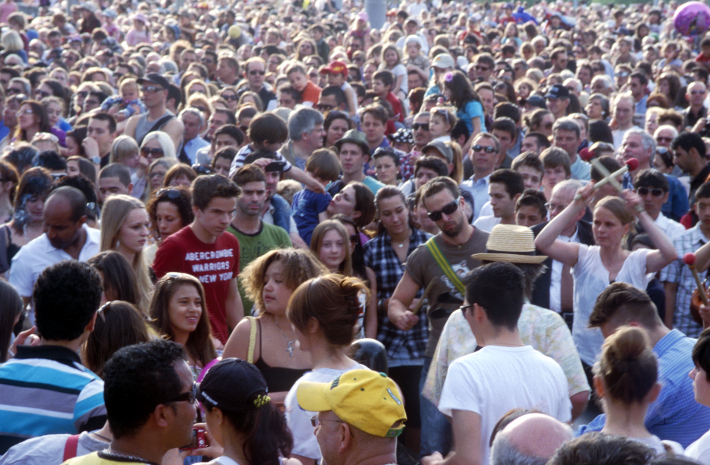
#> input picture Images/img4.jpg, 1420 x 930 px, found by its file name (shown at 1/2 size)
$ python Image.py
#> lines starting #> are read from the running program, lines starting #| are printed output that depends on the picture; after the words box and inside, x2 and y2 are one past the last pixel; in counts of white or black regions, pixels touching at a corner belong together
import numpy as np
import cv2
import sys

#This program load an image and detects any faces in it. Basically testing different face detection algotithms within openCV

# Read image from your local file system
original_image = cv2.imread('.\Images\img4.jpg')
#> original_image is the input picture: shape (930, 1420, 3); mean B, G, R 113.9, 102.7, 112.2

# Convert color image to grayscale for Viola-Jones
grayscale_image = cv2.cvtColor(original_image, cv2.COLOR_BGR2GRAY)
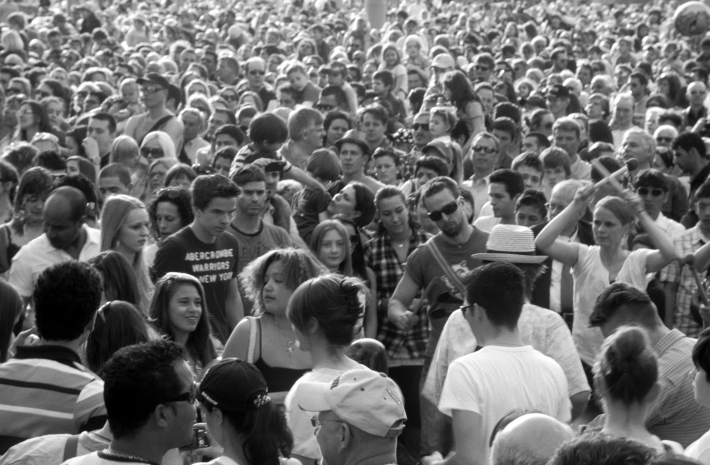
#> grayscale_image: shape (930, 1420) (shown at 1/2 size); min 0, max 255, mean 106.8

faceCascade = cv2.CascadeClassifier('.\Classifiers\haarcascade_frontalface_alt.xml')
detected_faces = faceCascade.detectMultiScale(
        grayscale_image,
        scaleFactor=1.1,
        minNeighbors=1,
        minSize=(10, 10),
        flags=cv2.CASCADE_SCALE_IMAGE
    )
#> detected_faces = 24 rows, first 6: [767, 100, 28, 28], [86, 205, 48, 48], [721, 456, 45, 45], [718, 230, 50, 50], [670, 285, 56, 56], [466, 26, 43, 43]

for (column, row, width, height) in detected_faces:
    cv2.rectangle(
        original_image,
        (column, row),
        (column + width, row + height),
        (0, 255, 0),
        2
    )
#> this loop made 24 passes
#> (column, row, width, height) on passes 1 to 12: (767, 100, 28, 28), (86, 205, 48, 48), (721, 456, 45, 45), (718, 230, 50, 50), (670, 285, 56, 56), (466, 26, 43, 43), (1298, 114, 43, 43), (491, 128, 47, 47), (654, 239, 49, 49), (741, 312, 52, 52), (291, 333, 44, 44), (296, 414, 64, 64)
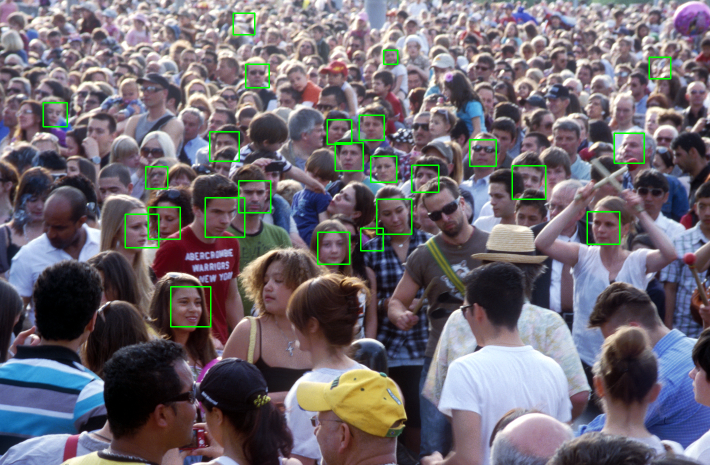
#> original_image: shape (930, 1420, 3) (shown at 1/2 size); 1.21% of pixels changed, all inside (x1, y1, x2, y2) = (85, 25, 1343, 655)


#resizing image so it fits nicely into the output window
scale_percent = 50 # percent of original size
width = int(original_image.shape[1] * scale_percent / 100)
#> width = 710
height = int(original_image.shape[0] * scale_percent / 100)
#> height = 465
dim = (width, height)
#> dim = (710, 465)
resized = cv2.resize(original_image, dim, interpolation = cv2.INTER_AREA)
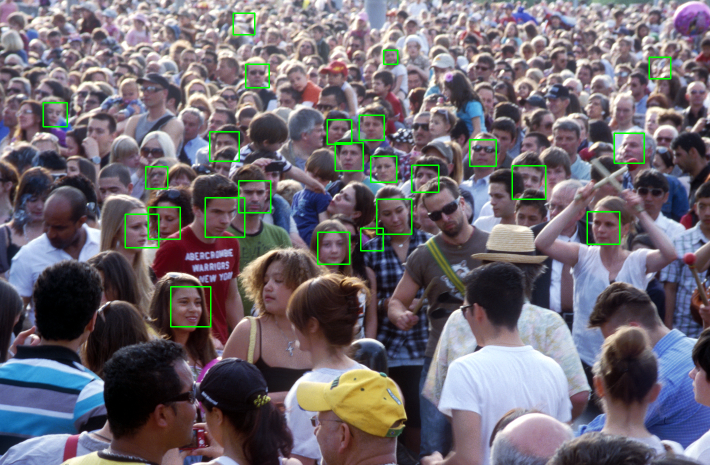
#> resized: shape (465, 710, 3); mean B, G, R 112.9, 104.8, 111.1
cv2.imshow("output", resized)
cv2.waitKey(0)
cv2.destroyAllWindows()


print('Found ' + str(len(detected_faces)) + ' faces')
#| Found 24 faces

$ run again, with Images/img3.jpg copied over Images/img4.jpg
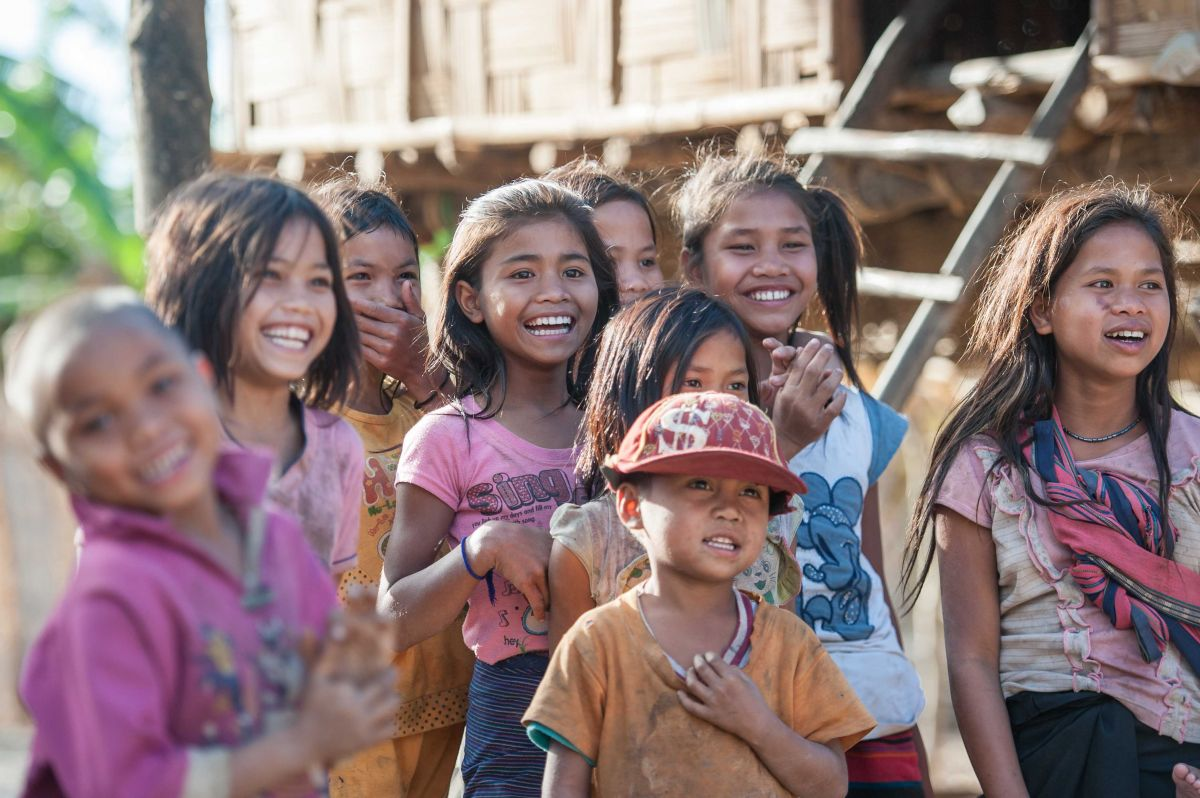
#> input picture Images/img3.jpg, 1200 x 798 px, found by its file name
#> original_image is the input picture: shape (798, 1200, 3); mean B, G, R 121, 121.2, 141
#> `grayscale_image = cv2.cvtColor(original_image, cv2.COLOR_BGR2GRAY)`:
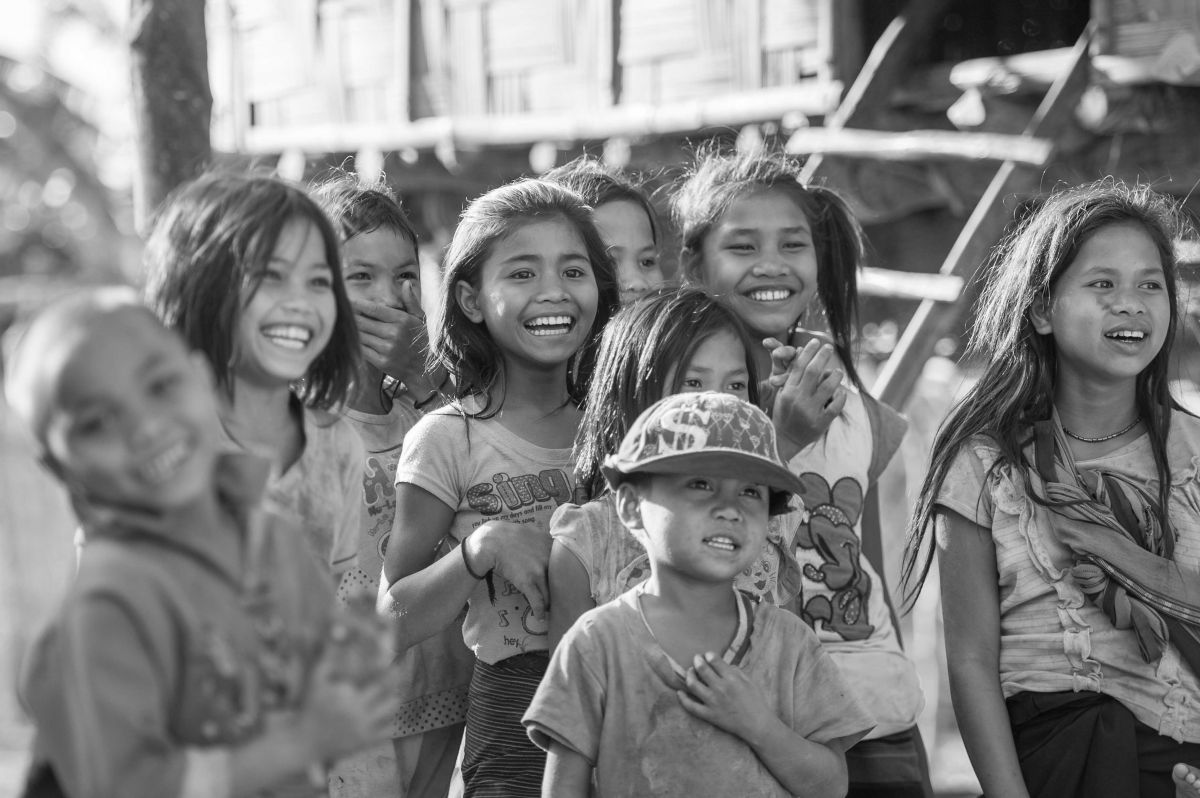
#> grayscale_image: shape (798, 1200); min 1, max 255, mean 127.1
#> detected_faces = [[707, 504, 41, 41], [235, 239, 118, 118], [708, 198, 122, 122], [582, 221, 96, 96], [485, 222, 127, 127], [324, 232, 116, 116], [1063, 240, 122, 122], [659, 339, 111, 111]]
#> the loop `for (column, row, width, height) in detected_faces:` made 8 passes
#> after the loop `for (column, row, width, height) in detected_faces:`:
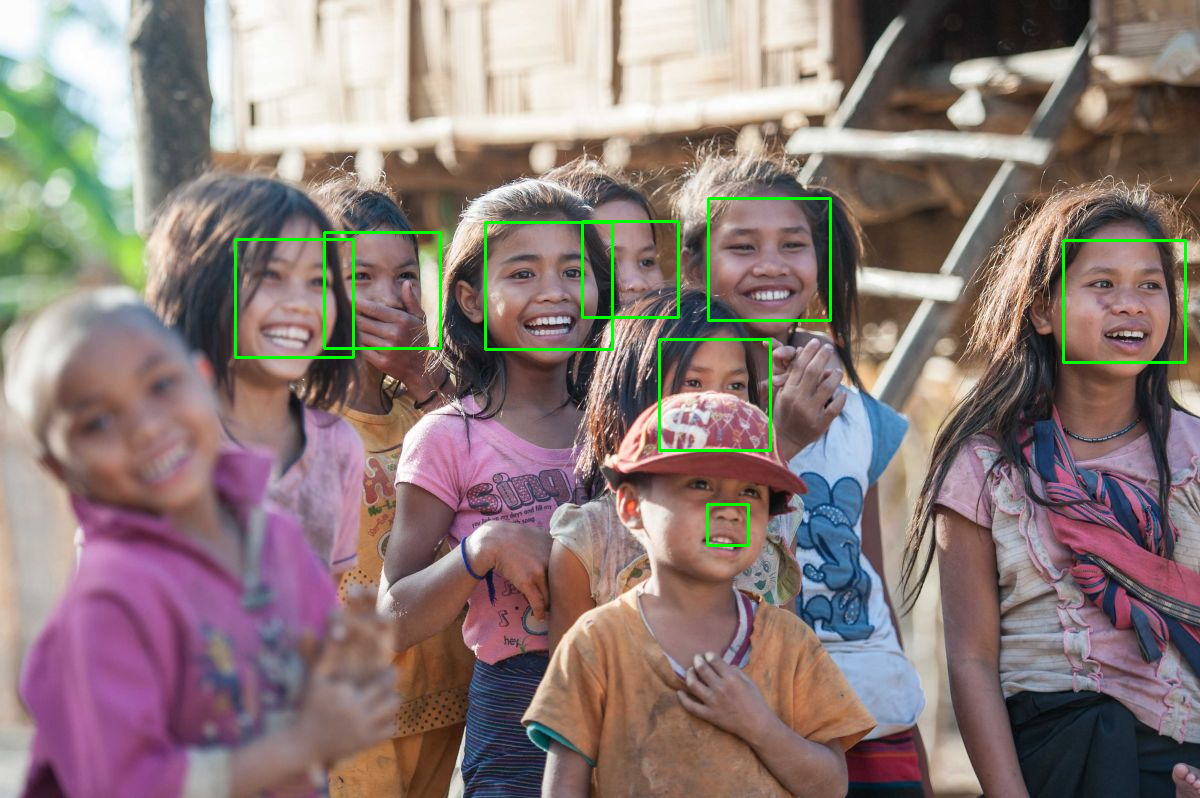
#> original_image: shape (798, 1200, 3); 1.06% of pixels changed, all inside (x1, y1, x2, y2) = (234, 197, 1187, 547)
#| Found 8 faces

$ run again, with Images/img2.png saved as Images/img4.jpg
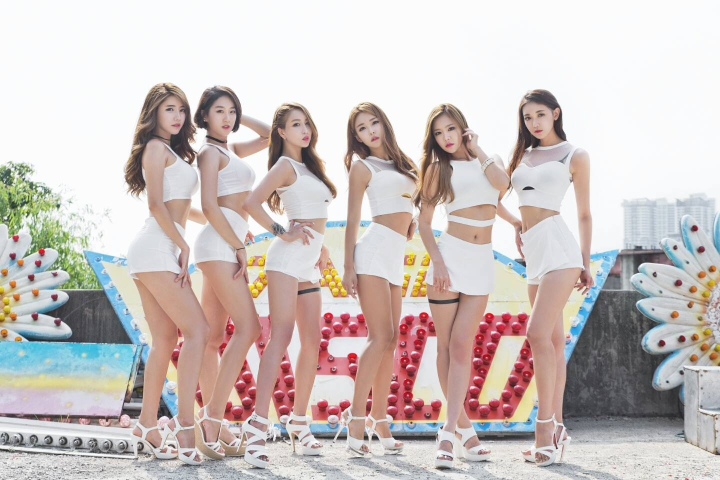
#> input picture Images/img2.png, 1440 x 960 px, found by its file name (shown at 1/2 size)
#> original_image is the input picture: shape (960, 1440, 3); mean B, G, R 192.5, 195.1, 204.6
#> `grayscale_image = cv2.cvtColor(original_image, cv2.COLOR_BGR2GRAY)`:
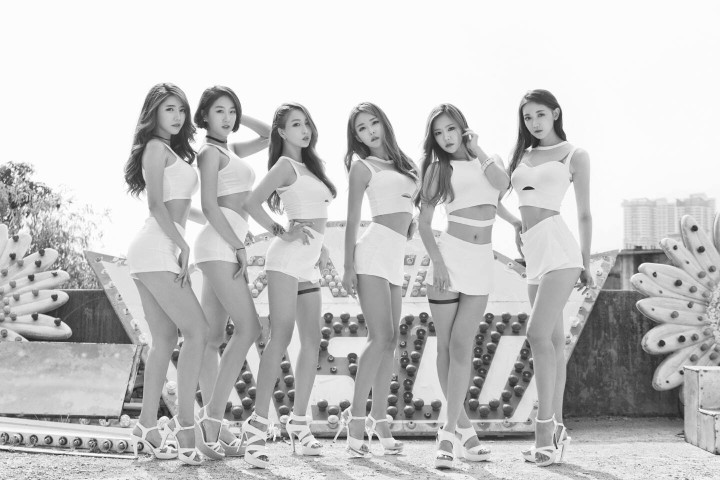
#> grayscale_image: shape (960, 1440) (shown at 1/2 size); min 16, max 255, mean 197.7
#> detected_faces = [[510, 676, 41, 41], [320, 197, 64, 64], [420, 199, 64, 64], [1174, 512, 50, 50], [777, 559, 47, 47], [860, 237, 68, 68], [646, 428, 57, 57], [1035, 206, 72, 72], [570, 222, 73, 73], [789, 490, 94, 94]]
#> the loop `for (column, row, width, height) in detected_faces:` made 10 passes
#> `resized = cv2.resize(original_image, dim, interpolation = cv2.INTER_AR..`:
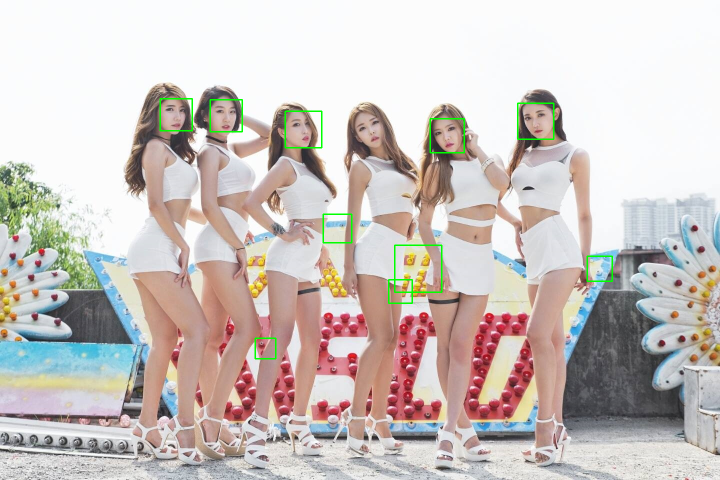
#> resized: shape (480, 720, 3); mean B, G, R 191.7, 195.8, 203.8
#| Found 10 faces
